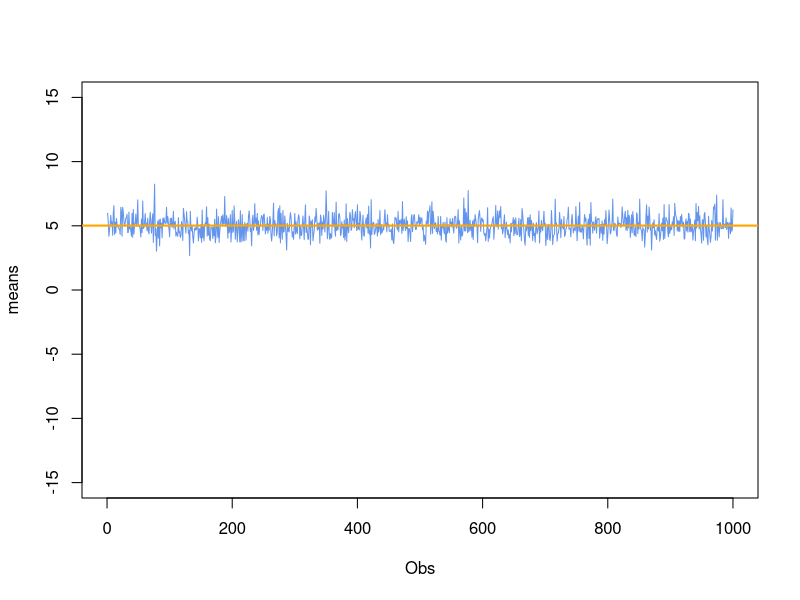
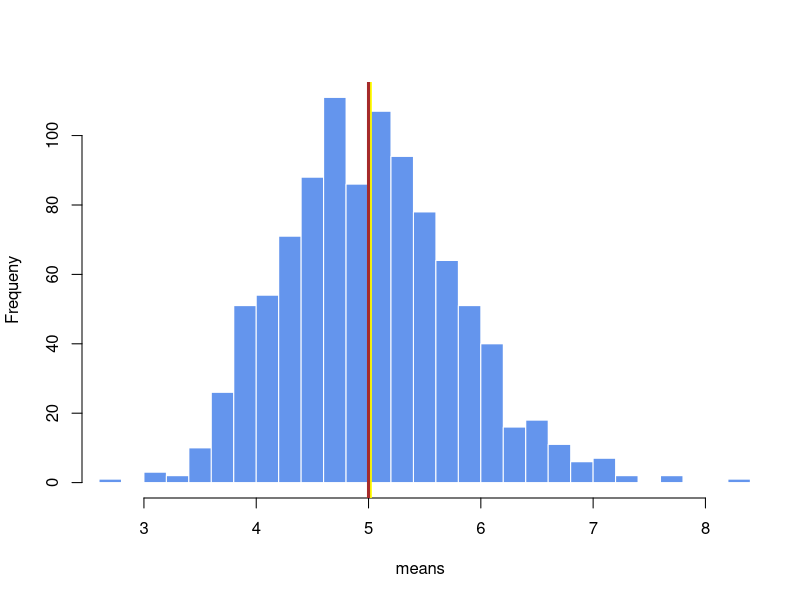
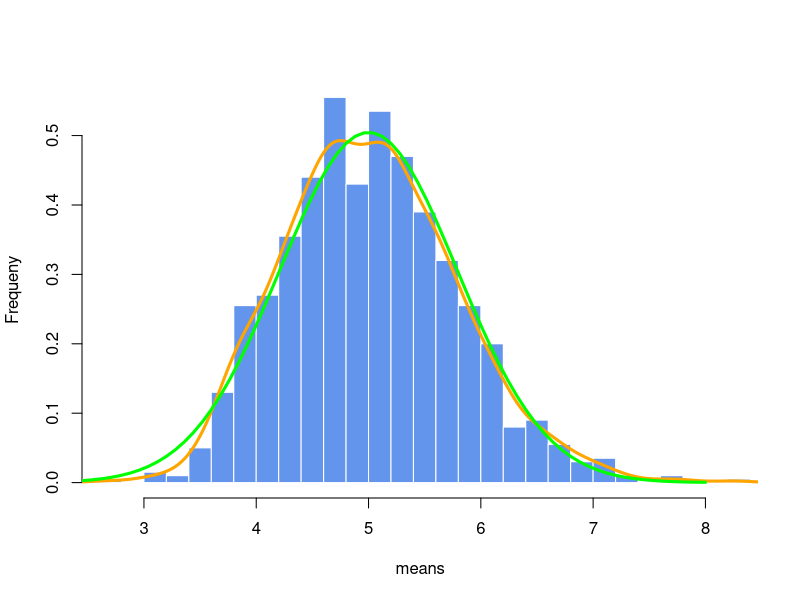

The R script that drew these images, in order:
## ---- chunk 1
set.seed(124)
lambda=0.2
sampleSize<-40
n <- 1000; 
means <- replicate(n, mean(rexp(sampleSize,lambda)))
## ---- chunk 2
head(means)

## ---- chunk 3

sas<-function(){
      x<-means
      plot(
            x,
            y=NULL,
            type= "l",
            xlab= "Obs",
            ylab= "means",
            xlim=c(0, 1000), 
            ylim=c(-15,15),
            col="cornflowerblue",
            )
}

sas()

abline(h=mean(means),lwd=2, col="orange")

## ---- chunk 4
mean_samp <- mean(means)
mean_samp
## ---- chunk 5
mean_theo <- 1/lambda  #lambda=0.2
mean_theo 
## ---- chunk 6
histogram <-function(){
      
xlimits= range(means)
x<-means
hist(x, breaks=20,
     col="cornflowerblue", 
     border="white",
     xlim=xlimits, 
     main="", 
     xlab="means", 
     ylab="Frequeny"
     )
}

histogram()
abline(v=mean(means),col="yellow",lwd=3) 
abline(v=1/.2,col="brown",lwd=3) 
 

## ---- chunk 7
#the standard deviation of the sample distribution is:
sd_samp <- sd(means)

# therefore the sampling variance is:
var_samp <- var(means)
var_samp

## ---- chunk 8

#the theoretical standard deviation is:
sd_theo <- (1/lambda)/sqrt(sampleSize)

# and the theoretical variance is:
var_theo <- sd_theo^2
            
var_theo
## ---- chunk 9
comparisonTable<-data.frame(Sampling=numeric(3),theoretical=numeric(3), difference=numeric(3))
rownames(comparisonTable)<-c("mean","sd","var")
comparisonTable[1,]<- c(mean_samp,mean_theo,mean_samp-mean_theo)
comparisonTable[2,]<- c(sd_samp,sd_theo,sd_samp-sd_theo)
comparisonTable[3,]<- c(var_samp,var_theo,var_samp-var_theo) 
comparisonTable
## ---- chunk 10
histogram2 <-function(){
      
xlimits= range(means)
x<-means
hist(x, breaks=20,
     prob=TRUE, 
     col="cornflowerblue", 
     border="white",
     xlim=xlimits, 
     main="", 
     xlab="means", 
     ylab="Frequeny"
     )
      lines(density(means), col="orange",lwd=3)
      text(65, 0.025, paste("N =", sum(means)), cex=1.2)     
}

histogram2()

curve(dnorm(x,mean_theo,sd_theo), 0, 8, col="green", add=T,lwd=3)


## ---- chunk 11

mean_samp + c(-1,1)*1.96*sd_samp/sqrt(40)
